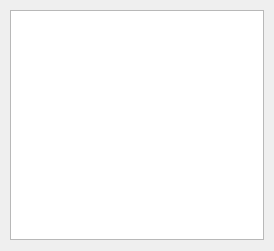
<?xml version="1.0" encoding="UTF-8"?>
<ui version="4.0">
 <class>colorPicker</class>
 <widget class="QWidget" name="colorPicker">
  <property name="geometry">
   <rect>
    <x>0</x>
    <y>0</y>
    <width>274</width>
    <height>251</height>
   </rect>
  </property>
  <property name="windowTitle">
   <string>Select color</string>
  </property>
  <widget class="QGraphicsView" name="graphicsView">
   <property name="geometry">
    <rect>
     <x>10</x>
     <y>10</y>
     <width>254</width>
     <height>230</height>
    </rect>
   </property>
   <property name="verticalScrollBarPolicy">
    <enum>Qt::ScrollBarAlwaysOff</enum>
   </property>
   <property name="horizontalScrollBarPolicy">
    <enum>Qt::ScrollBarAlwaysOff</enum>
   </property>
   <property name="interactive">
    <bool>true</bool>
   </property>
   <property name="sceneRect">
    <rectf>
     <x>0.000000000000000</x>
     <y>0.000000000000000</y>
     <width>254.000000000000000</width>
     <height>230.000000000000000</height>
    </rectf>
   </property>
  </widget>
 </widget>
 <resources/>
 <connections/>
</ui>
